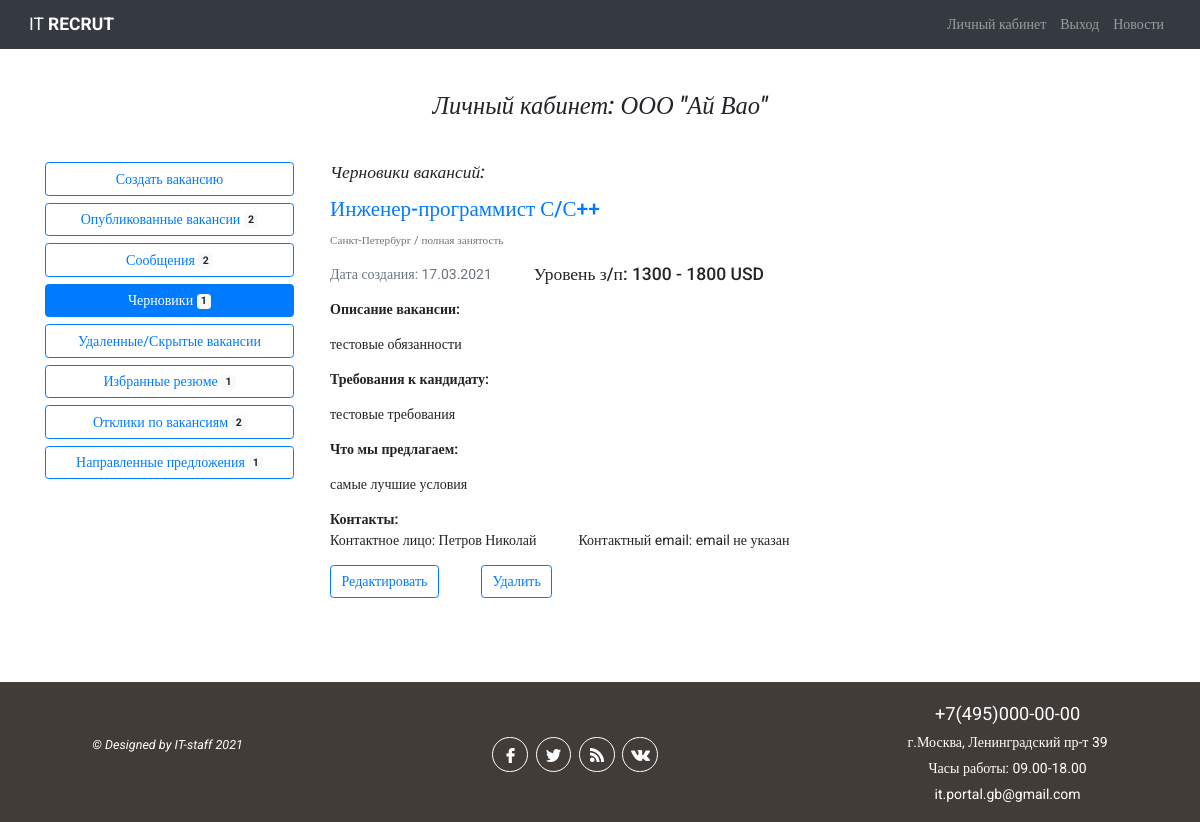
/employer/1/drafts/ (signed in), run on the app's committed database.
### authapp/models.py (models this page shows, shortened)
class Employer(models.Model):
    NEED_MODER = 'need_moderation'
    MODER_OK = 'moderation_ok'
    MODER_REJECT = 'moderation_reject'
    EMPLOYER_STATUS_CHOICES = (
        (NEED_MODER, 'требуется модерация'),
        (MODER_OK, 'модерация пройдена успешно'),
        (MODER_REJECT, 'отклонено модератором')
    )
    company_name = models.CharField(verbose_name='название компании', max_length=128, unique=True)
    city = models.CharField(verbose_name='город', max_length=64, blank=True)
    tel = models.CharField(verbose_name='телефон', max_length=11, blank=True)
    short_description = models.TextField(verbose_name='краткое описание компании')
    logo = models.ImageField(upload_to='company_logo', blank=True)
    web = models.CharField(verbose_name='вебсайт компании', max_length=64, blank=True)
    is_active = models.BooleanField(default=True)
    user = models.OneToOneField(User, on_delete=models.CASCADE)
    status = models.CharField(verbose_name='статус компании на сайте',
                              choices=EMPLOYER_STATUS_CHOICES, default=NEED_MODER,
                              max_length=32)
    failed_moderation = models.CharField(max_length=512, blank=True, verbose_name='поле '
                                                                                  'заполняется в случае отклонения модерации')
    activation_key = models.CharField(max_length=128, blank=True)
    activation_key_expires = models.DateTimeField(default=(datetime.now() + timedelta(hours=24)))
    class Meta:
        verbose_name_plural = 'Работодатели'

### employerapp/models.py (models this page shows, shortened)
class Vacancy(models.Model):
    ACTION_CHOICE = (
        ('draft', 'сохранить черновик'),
        ('publish', 'опубликовать на портале'),
        ('moderation_ok', 'модерация пройдена'),
        ('moderation_reject', 'модерация отклонена')
    )
    RUB = 'руб.'
    USD = 'USD'
    EUR = 'EUR'
    CURRENCY_CHOICE = (
        (RUB, 'руб.'),
        (USD, 'USD'),
        (EUR, 'EUR')
    )
    FULL = 'полная занятость'
    PART = 'частичная занятость'
    PRJ = 'занятость по проекту'
    REM = 'удаленная работа'
    TYPE_VACANCY = (
        (FULL, 'полная занятость'),
        (PART, 'частичная занятость'),
        (PRJ, 'занятость по проекту'),
        (REM, 'удаленная работа')
    )
    vacancy_name = models.CharField(verbose_name='название вакансии', max_length=128)
    city = models.CharField(verbose_name='город', max_length=64)
    vacancy_type = models.CharField(verbose_name='тип занятости', max_length=32,
                                    choices=TYPE_VACANCY, default=FULL)
    min_salary = models.CharField(verbose_name='минимальный уровень з/п', max_length=32, blank=True,
                              help_text='поле необязательное для заполнения')
    max_salary = models.CharField(verbose_name='максимальный уровень з/п', max_length=32,
                                  blank=True, help_text='поле необязательное для заполнения')
    currency = models.CharField(verbose_name='валюта', max_length=4, blank=True,
                                choices=CURRENCY_CHOICE, help_text='поле необязательное для '
                                                                   'заполнения')
    description = models.TextField(verbose_name='описание / обязанности', max_length=1080)
    requirements = models.TextField(verbose_name='требования к кандидату', max_length=1080)
    conditions = models.TextField(verbose_name='что мы предлагаем', max_length=1080, blank=True,
                                  help_text='поле необязательное для заполнения')
    published = models.DateField(verbose_name='дата публикации', default=datetime.now)
    contact_person = models.CharField(verbose_name='контактное лицо', max_length=128)
    contact_email = models.EmailField(verbose_name='контактная почта', blank=True,
                                      help_text='поле необязательное')
    action = models.CharField(verbose_name='статус', max_length=64, choices=ACTION_CHOICE)
    employer = models.ForeignKey(Employer, on_delete=models.CASCADE)
    hide = models.BooleanField(verbose_name='вакансия удалена / скрыта', default=False)
    is_active = models.BooleanField(default=False)
    failed = models.BooleanField(default=False)
    fall_moderation = models.TextField(verbose_name='Сообщение в случае непрохождения '
            'модерации вакансии', max_length=254, blank=True, help_text='поле необязательное')
    is_favorite = models.BooleanField(verbose_name='добавлено в избранное', default=False)
    class Meta:
        verbose_name_plural = 'Вакансии'

### employerapp/views.py (the view)
# urls.py: path('<int:emp_id>/drafts/', views.vacancy_draft, name='drafts'),
@login_required
def vacancy_draft(request, emp_id):
    employer = get_object_or_404(Employer, pk=emp_id)
    title = 'Черновики'
    drafts = Vacancy.objects.filter(action='draft', hide=False, employer=employer).order_by('published')
    vacancies_hide = Vacancy.objects.filter(hide=True, employer=employer).order_by(
        'published')
    vacancies = Vacancy.objects.filter(action='moderation_ok', hide=False,
                                       employer=employer).order_by(
        'published')
    vacancies_all = Vacancy.objects.filter(Q(action='moderation_ok') | Q(
        action='moderation_reject'), employer=employer).exclude(action='draft').exclude(
        hide=True).order_by('published')
    offers = SendOffers.objects.filter(vacancy__employer=employer.pk).order_by('date')
    take_offers = SendResponse.objects.filter(vacancy__in=vacancies).select_related()
    favorites = FavoriteResumes.objects.filter(employer=employer).order_by('date')
    context = {
        'title': title,
        'employer': employer,
        'drafts': drafts,
        'vacancies_hide': vacancies_hide,
        'vacancies': vacancies,
        'vacancies_all': vacancies_all,
        'offers': offers,
        'take_offers': take_offers,
        'favorites': favorites
    }
    return render(request, 'employerapp/vacancy_drafts.html', context)

### employerapp/templates/employerapp/vacancy_drafts.html
{% extends 'mainapp/base.html' %}
{% load static %}
{% block content %}
<div class="container my-5">
    <h3 class="font-italic mb-5 text-center">Личный кабинет: {{ user.employer.company_name }} </h3>
    <div class="row justify-content-center">
        <div class="col-7 col-sm-4 col-md-3 pr-4 mb-4">
            {% include 'employerapp/include/menu.html' %}
        </div>
        <div class="col-12 col-sm-8 col-md-9">
            <h5 class="font-italic mb-3">Черновики вакансий:</h5>
            {% if drafts %}
            {% for item in drafts %}
            {% include 'employerapp/include/vacancy_description.html' %}
            <div class="d-flex mb-5">
                <a class="btn btn-outline-primary mr-5" role="button" href="{% url 'employer:vacancy_edit_draft' employer.pk item.pk %}">
                    Редактировать</a>
                <a class="btn btn-outline-primary" role="button" href="{% url 'employer:vacancy_delete' employer.pk item.pk %}">
                    Удалить</a>
            </div>
            {% endfor %}
            {% else %}
            <p class="text-center">У вас нет ни одного черновика вакансии.</p>
            {% endif %}
        </div>
    </div>
</div>
{% endblock %}

### employerapp/templates/employerapp/include/vacancy_description.html (shortened to what this page needs)
{% load static %}
<h4 class="pb-1" style="color: #007bff;">{{ item.vacancy_name }}</h4>
<p class="small text-muted">{{ item.city }} / {{ item.vacancy_type }}</p>
<div class="d-flex">
    <p class="text-muted mr-5">{% if item.is_active %}Дата публикации:{% elif item.action == 'draft' %}
        Дата создания: {% endif %}{{ item.published|date:"d.m.Y" }}</p>
    <p class="h5">Уровень з/п: {% if item.min_salary and item.max_salary %}
        {{ item.min_salary }} - {{ item.max_salary }} {{ item.currency }}
        {% elif item.min_salary %} от {{ item.min_salary }} {{ item.currency }}
        {% elif item.max_salary %} до {{ item.max_salary }} {{ item.currency }}
        {% else %} не указана
        {% endif %}
    </p>
</div>
<p class="font-weight-bold mb-0">Описание вакансии:</p>
<p class="pt-0">{{ item.description|linebreaks }}</p>
<p class="font-weight-bold mb-0">Требования к кандидату:</p>
<p class="pt-0">{{ item.requirements|linebreaks }}</p>
{% if item.conditions %}
<p class="font-weight-bold mb-0">Что мы предлагаем:</p>
<p class="pt-0">{{ item.conditions|linebreaks }}</p>
{% endif %}
<p class="mt-3 font-weight-bold mb-0">Контакты:</p>
<div class="d-flex">
    <p class="mr-5">Контактное лицо: {{ item.contact_person }}</p>
    <p>Контактный email: {% if item.contact_email %} {{ item.contact_email }}{% else %}
    email не указан {% endif %}</p>
</div>

### static/css/style.css (style rules this page uses)
* { margin: 0; padding: 0; }
html { font-size: 16px; }
@media all and (min-width: 1024px) and (max-width: 1200px) { html { font-size: 14px; } }
html, body { height: 100%; }
body { box-sizing: border-box; font-family: Roboto; display: flex; flex-direction: column; }
.container { flex: 1 0 auto; }

### data on the page
Vacancy: vacancy_name "Инженер-программист С/С++", city "Санкт-Петербург", vacancy_type "полная занятость", shows "Дата создания:", published "17.03.2021", min_salary "1300", max_salary "1800", currency "USD", description "тестовые обязанности", requirements "тестовые требования", conditions "самые лучшие условия", contact_person "Петров Николай", contact_email "email не указан"

### other printed values
{{ user.employer.company_name }} "ООО \"Ай Вао\""
{{ vacancies|length }} "2"
{{ drafts|length }} "1"
{{ favorites|length }} "1"
{{ take_offers|length }} "2"
{{ offers|length }} "1"
